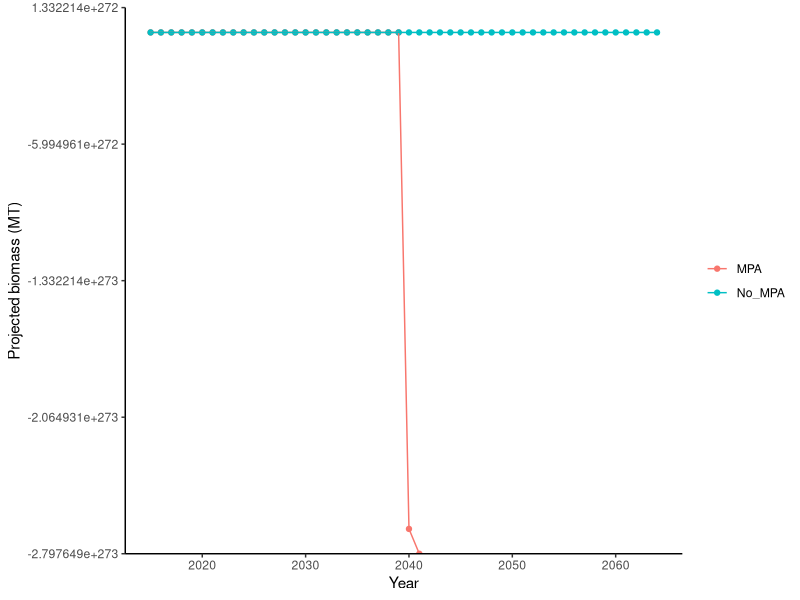
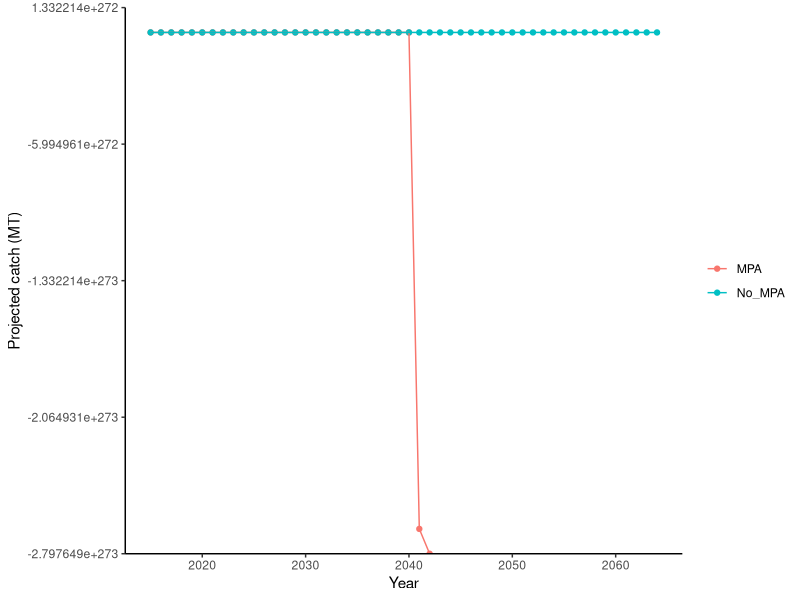

The R source for these figures, in order:
## ---- chunk 1
knitr::opts_chunk$set(echo = TRUE)
## ---- chunk 2
library(here)
library(dplyr)
library(tidyr)
library(ggplot2)
library(plyr)
## ---- chunk 3
harvest <- function(fishing, patches, MPA.width)  {
   fishing.vec <- vector(length=patches)
   fishing.vec[] <- fishing 
   if (MPA.width > 0) {  
      MPA.begin <- round((patches-MPA.width)/2)+1
      MPA.end <- MPA.begin + MPA.width -1         
      fishing.vec[MPA.begin:MPA.end] <- 0        
   }
   return(fishing.vec)
}

harvest(fishing=0.5, patches=100, MPA.width =5) 
## ---- chunk 4
MPA.model <- function(r, K, fishing, N0, patches, years, 
                      MPA.width, mrate) {
   fishing.vec <- harvest(fishing=fishing, patches=patches, MPA.width=MPA.width)
   
   pop <- vector(length=patches) 
   pop[]<-N0
   
   left.patch<- c(patches, 1: (patches-1))
    
   right.patch<- c(2: patches, 1) 
  
   result<- vector(length=5)
   out=result
   summary<-vector(length=5)
   summary.output=summary

   for (i in 1:years) {
     
      leaving<-2*mrate*pop
      
      arriving<-0.5*leaving[left.patch]+ 0.5*leaving[right.patch]
     
      surplus<- r*pop *(1-pop/K)
      
      catches<- fishing.vec*pop
     
      pop<-pop+surplus-catches- leaving+ arriving
      
      result=cbind(leaving, arriving, surplus, catches, pop)
      
      out=cbind(out, result)
      
      summary=cbind(leave=sum(leaving), arrive=sum(arriving), sur = sum(surplus), catch=sum(catches), biomass = sum(pop))
     
      summary.output= rbind (summary.output, summary)
   }
    return(summary.output) 
}

MPA<-MPA.model(r=0.2822, K=2, N0=0.60, fishing=1, patches=100,
          MPA.width=5, years=50, mrate=0.5)

NoMPA<-MPA.model(r=0.2822, K=2,  N0=0.60, fishing=1, patches=100,
          MPA.width=0, years=50, mrate=0.5) #assuming no MPA MPA.width set to 0 everything else remains the same 
## ---- chunk 5

MPA.df<- data.frame(MPA[-1,])%>%
  mutate(year=c(2015:2064), State="MPA")

NoMPA.df<-data.frame(NoMPA[-1,])%>%
    mutate(year=c(2015:2064), State="No_MPA")

merge<-rbind(MPA.df, NoMPA.df)

ggplot(data=merge, aes(x=year, y=biomass, color=State))+
  geom_point()+
  geom_line()+
  labs(x="Year", y="Projected biomass (MT)")+
  theme_classic()+
  theme(legend.title=element_blank())
## ---- chunk 6
ggplot(data=merge, aes(x=year, y=catch, color=State))+
  geom_point()+
  geom_line()+
  labs(x="Year", y="Projected catch (MT)")+
  theme_classic()+
  theme(legend.title=element_blank())
